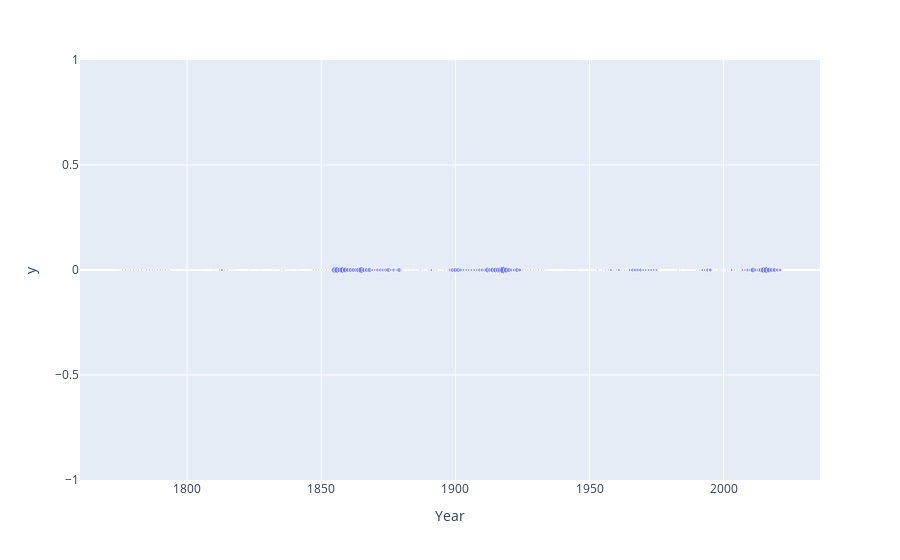

Write notebook code for a chart like this one.
### Code cell
fig = px.scatter(iWarsDfYearSum, y="y", x="Year")
fig.update_traces(marker_size=iWarsDfYearSum['SumWars'].clip(0,10))
fig.show()

### Figure 1 — Plotly figure (JSON) as saved in the notebook; plotly's stock layout.template omitted (floating-point values rounded to 4 significant figures; data arrays with more than 128 entries replaced by an {"elided": "..."} marker saying what was removed)
{"data": [{"hovertemplate": "Year=%{x}<br>y=%{y}<extra></extra>", "legendgroup": "", "marker": {"color": "#636efa", "size": {"elided": "247 int values"}, "symbol": "circle"}, "mode": "markers", "name": "", "orientation": "v", "showlegend": false, "type": "scatter", "x": {"elided": "247 int values"}, "xaxis": "x", "y": {"elided": "247 int values"}, "yaxis": "y"}], "layout": {"legend": {"tracegroupgap": 0}, "margin": {"t": 60}, "xaxis": {"anchor": "y", "domain": [0, 1], "title": {"text": "Year"}}, "yaxis": {"anchor": "x", "domain": [0, 1], "title": {"text": "y"}}}}
